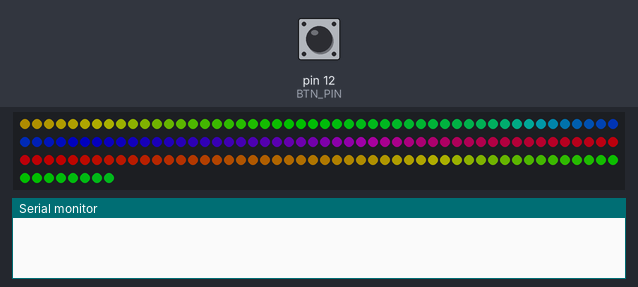
A sketch run on a simulated Arduino Uno, built with avr-gcc and run on an emulated ATmega328P. On the bench: 158 RGB LEDs in strip order, left to right, continuing on the next row, the last lines printed to the serial monitor. The test bench sets the inputs (shaded band); at power-on: pin 12 (BTN_PIN) HIGH. Dim RGB values are drawn brighter than linear; random numbers use the default seed unless the sketch sets one.

Above: at 4.2 s.
4.3 s: pin 12 (BTN_PIN) pulled LOW for 1 s
At 5.3 s:
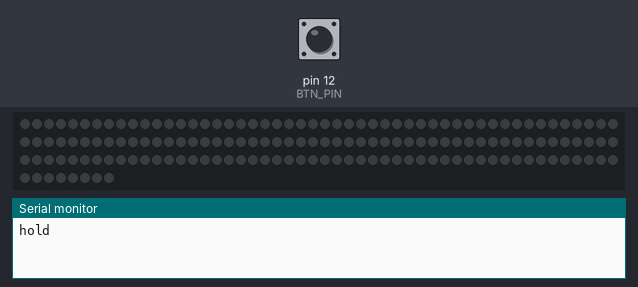
6.8 s: pin 12 (BTN_PIN) pulled LOW for 0.15 s
7.5 s: pin 12 (BTN_PIN) pulled LOW for 0.15 s
At 8.9 s:
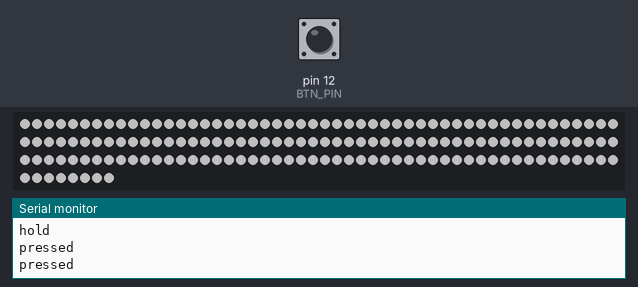
9.6 s: pin 12 (BTN_PIN) pulled LOW for 0.15 s
10.3 s: pin 12 (BTN_PIN) pulled LOW for 0.15 s
At 10.41 s:
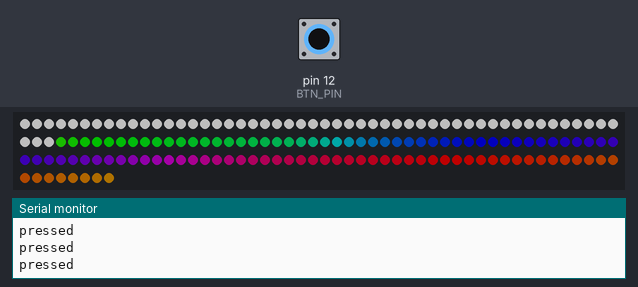
11.0 s: pin 12 (BTN_PIN) pulled LOW for 0.15 s
At 11.81 s:
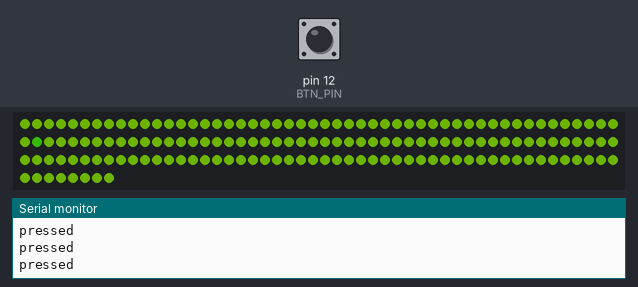
Timing chart, 0 to 14.0 s (numbered marks = the images above; inputs shaded):
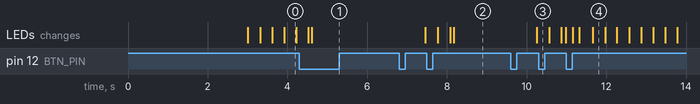

The sketch:

app.ino
```cpp
//           7    22    7
// 1      15,15,10,10,32,12,11      1
//            7   1   7
// [0 - 52] - контур
// [53 - 157] - буквы
// [8 - 29] - крендель
// https://www.tweaking4all.com/hardware/arduino/adruino-led-strip-effects/
#define NUM_LEDS 158
#define LED_COUNT 158
#include "FastLED.h"
#define LED_PIN 13
#define BTN_PIN 12

#define MODE 0        // режим при запуске
#define MAIN_LOOP 5   // период основного цикла отрисовки (по умолчанию 5)
#define MODE_AMOUNT 7 // количество режимов

#include "GyverButton.h"
GButton button(BTN_PIN);

byte counter;
byte currentMode = MODE;
boolean ONstate = true;
unsigned long main_timer;
boolean fadeIn = true;

// ---------------СЛУЖЕБНЫЕ ПЕРЕМЕННЫЕ-----------------
int BOTTOM_INDEX = 0;        // светодиод начала отсчёта
int TOP_INDEX = int(NUM_LEDS / 2);
int EVENODD = NUM_LEDS % 2;
struct CRGB leds[NUM_LEDS];
int ledsX[NUM_LEDS][3];     //-ARRAY FOR COPYING WHATS IN THE LED STRIP CURRENTLY (FOR CELL-AUTOMATA, MARCH, ETC)

int thisdelay = 20;          //-FX LOOPS DELAY VAR
int thisstep = 10;           //-FX LOOPS DELAY VAR
int thishue = 220;             //-FX LOOPS DELAY VAR
int thissat = 255;           //-FX LOOPS DELAY VAR

int thisindex = 0;
int thisRED = 0;
int thisGRN = 0;
int thisBLU = 0;

int idex = 0;                //-LED INDEX (0 to LED_COUNT-1
int ihue = 0;                //-HUE (0-255)
int ibright = 0;             //-BRIGHTNESS (0-255)
int isat = 0;                //-SATURATION (0-255)
int bouncedirection = 0;     //-SWITCH FOR COLOR BOUNCE (0-1)
float tcount = 0.0;          //-INC VAR FOR SIN LOOPS
int lcount = 0;              //-ANOTHER COUNTING VAR
// ---------------СЛУЖЕБНЫЕ ПЕРЕМЕННЫЕ-----------------

void setup()
{
  Serial.begin(9600);
  delay(3000);
  FastLED.addLeds<WS2811, LED_PIN, GRB>(leds, NUM_LEDS).setCorrection(TypicalLEDStrip);
  FastLED.setBrightness(80);
  pinMode(LED_PIN, OUTPUT);
  button.setTimeout(300);
}
void loop()
{
  buttonTick();
  mainLoop();
}

void mainLoop()
{
  if (ONstate)
  {
    if (millis() - main_timer > MAIN_LOOP)
    {
      switch (currentMode)
      {
      case 0: // RAINBOW
        fullRainbow(10);
        break;
      case 1: // random_burst
        random_burst();
        break;
      case 2: // WHITE
        setAll(255, 255, 255);
        break;
      case 3: // rainbow letters, white contour
        lettersRainbow();
        break;
      case 4: //fade in/out
        rainbow_fade();
        break;
      case 5: // rainbow loop
        rainbow_loop(5);
        break;
      case 6:
        color_bounceFADE();
        break;
      }
    }
  }
}
```

modes.ino
```cpp
void lettersRainbow()
{
  for (int i = 53; i < 158; i++)
  {                                                   // от 0 до первой трети
    leds[i] = CHSV(counter + (i - 53) * 2, 255, 255); // HSV. Увеличивать HUE (цвет)
    // умножение i уменьшает шаг радуги
  }
  counter++; // counter меняется от 0 до 255 (тип данных byte)
  showStrip();
  delay(5); // скорость движения радуги
}

void fullRainbow(int speedDelay)
{
  for (int i = 0; i < NUM_LEDS; i++)
  {                                            // от 0 до первой трети
    leds[i] = CHSV(counter + i * 2, 255, 255); // HSV. Увеличивать HUE (цвет)
    // умножение i уменьшает шаг радуги
  }
  counter++; // counter меняется от 0 до 255 (тип данных byte)
  showStrip();
  delay(speedDelay); // скорость движения радуги
}

void rainbow_fade()
{ //-m2-FADE ALL LEDS THROUGH HSV RAINBOW
  ihue++;
  if (ihue > 255)
  {
    ihue = 0;
  }
  for (int idex = 0; idex < NUM_LEDS; idex++)
  {
    leds[idex] = CHSV(ihue, thissat, 255);
  }
  LEDS.show();
  delay(thisdelay);
}

void rainbow_loop(int speed) {                        //-m3-LOOP HSV RAINBOW
  idex++;
  ihue = ihue + thisstep;
  if (idex >= NUM_LEDS) {
    idex = 0;
  }
  if (ihue > 255) {
    ihue = 0;
  }
  leds[idex] = CHSV(ihue, thissat, 255);
  LEDS.show();
  delay(speed);
}

void random_burst() {                         //-m4-RANDOM INDEX/COLOR
  idex = random(0, NUM_LEDS);
  ihue = random(0, 255);
  leds[idex] = CHSV(ihue, thissat, 255);
  LEDS.show();
  delay(thisdelay);
}

void color_bounce() {                        //-m5-BOUNCE COLOR (SINGLE LED)
  if (bouncedirection == 0) {
    idex = idex + 1;
    if (idex == NUM_LEDS) {
      bouncedirection = 1;
      idex = idex - 1;
    }
  }
  if (bouncedirection == 1) {
    idex = idex - 1;
    if (idex == 0) {
      bouncedirection = 0;
    }
  }
  for (int i = 0; i < NUM_LEDS; i++ ) {
    if (i == idex) {
      leds[i] = CHSV(thishue, thissat, 255);
    }
    else {
      leds[i] = CHSV(0, 0, 0);
    }
  }
  LEDS.show();
  delay(thisdelay);
}

void color_bounceFADE() {                    //-m6-BOUNCE COLOR (SIMPLE MULTI-LED FADE)
  if (bouncedirection == 0) {
    idex = idex + 1;
    if (idex == NUM_LEDS) {
      bouncedirection = 1;
      idex = idex - 1;
    }
  }
  if (bouncedirection == 1) {
    idex = idex - 1;
    if (idex == 0) {
      bouncedirection = 0;
    }
  }
  int iL1 = adjacent_cw(idex);
  int iL2 = adjacent_cw(iL1);
  int iL3 = adjacent_cw(iL2);
  int iR1 = adjacent_ccw(idex);
  int iR2 = adjacent_ccw(iR1);
  int iR3 = adjacent_ccw(iR2);
  for (int i = 0; i < NUM_LEDS; i++ ) {
    if (i == idex) {
      leds[i] = CHSV(thishue, thissat, 255);
    }
    else if (i == iL1) {
      leds[i] = CHSV(thishue, thissat, 150);
    }
    else if (i == iL2) {
      leds[i] = CHSV(thishue, thissat, 80);
    }
    else if (i == iL3) {
      leds[i] = CHSV(thishue, thissat, 20);
    }
    else if (i == iR1) {
      leds[i] = CHSV(thishue, thissat, 150);
    }
    else if (i == iR2) {
      leds[i] = CHSV(thishue, thissat, 80);
    }
    else if (i == iR3) {
      leds[i] = CHSV(thishue, thissat, 20);
    }
    else {
      leds[i] = CHSV(0, 0, 0);
    }
  }
  LEDS.show();
  delay(thisdelay);
}


void flicker() {                          //-m9-FLICKER EFFECT
  int random_bright = random(0, 255);
  int random_delay = random(10, 100);
  int random_bool = random(0, random_bright);
  if (random_bool < 10) {
    for (int i = 0 ; i < NUM_LEDS; i++ ) {
      leds[i] = CHSV(thishue, thissat, random_bright);
    }
    LEDS.show();
    delay(random_delay);
  }
}

void pulse_one_color_all() {              //-m10-PULSE BRIGHTNESS ON ALL LEDS TO ONE COLOR
  if (bouncedirection == 0) {
    ibright++;
    if (ibright >= 255) {
      bouncedirection = 1;
    }
  }
  if (bouncedirection == 1) {
    ibright = ibright - 1;
    if (ibright <= 1) {
      bouncedirection = 0;
    }
  }
  for (int idex = 0 ; idex < NUM_LEDS; idex++ ) {
    leds[idex] = CHSV(thishue, thissat, ibright);
  }
  LEDS.show();
  delay(thisdelay);
}

void pulse_one_color_all_rev() {           //-m11-PULSE SATURATION ON ALL LEDS TO ONE COLOR
  if (bouncedirection == 0) {
    isat++;
    if (isat >= 255) {
      bouncedirection = 1;
    }
  }
  if (bouncedirection == 1) {
    isat = isat - 1;
    if (isat <= 1) {
      bouncedirection = 0;
    }
  }
  for (int idex = 0 ; idex < NUM_LEDS; idex++ ) {
    leds[idex] = CHSV(thishue, isat, 255);
  }
  LEDS.show();
  delay(thisdelay);
}

void fade_vertical() {                    //-m12-FADE 'UP' THE LOOP
  idex++;
  if (idex > TOP_INDEX) {
    idex = 0;
  }
  int idexA = idex;
  int idexB = horizontal_index(idexA);
  ibright = ibright + 10;
  if (ibright > 255) {
    ibright = 0;
  }
  leds[idexA] = CHSV(thishue, thissat, ibright);
  leds[idexB] = CHSV(thishue, thissat, ibright);
  LEDS.show();
  delay(thisdelay);
}

void rainbowCycle(int SpeedDelay) {
  byte *c;
  uint16_t i, j;

  for (j = 0; j < 256 * 5; j++) { // 5 cycles of all colors on wheel
    for (i = 0; i < LED_COUNT; i++) {
      c = Wheel(((i * 256 / LED_COUNT) + j) & 255);
      setPixel(i, *c, *(c + 1), *(c + 2));
    }
    FastLED.show();
    delay(SpeedDelay);
  }
}

byte * Wheel(byte WheelPos) {
  static byte c[3];

  if (WheelPos < 85) {
    c[0] = WheelPos * 3;
    c[1] = 255 - WheelPos * 3;
    c[2] = 0;
  } else if (WheelPos < 170) {
    WheelPos -= 85;
    c[0] = 255 - WheelPos * 3;
    c[1] = 0;
    c[2] = WheelPos * 3;
  } else {
    WheelPos -= 170;
    c[0] = 0;
    c[1] = WheelPos * 3;
    c[2] = 255 - WheelPos * 3;
  }

  return c;
}
```

utilities.ino
```cpp
//------------------------------------- UTILITY FXNS --------------------------------------
//---SET THE COLOR OF A SINGLE RGB LED
void set_color_led(int adex, int cred, int cgrn, int cblu) {
  leds[adex].setRGB( cred, cgrn, cblu);
}

//---FIND INDEX OF HORIZONAL OPPOSITE LED
int horizontal_index(int i) {
  //-ONLY WORKS WITH INDEX < TOPINDEX
  if (i == BOTTOM_INDEX) {
    return BOTTOM_INDEX;
  }
  if (i == TOP_INDEX && EVENODD == 1) {
    return TOP_INDEX + 1;
  }
  if (i == TOP_INDEX && EVENODD == 0) {
    return TOP_INDEX;
  }
  return LED_COUNT - i;
}

//---FIND INDEX OF ANTIPODAL OPPOSITE LED
int antipodal_index(int i) {
  int iN = i + TOP_INDEX;
  if (i >= TOP_INDEX) {
    iN = ( i + TOP_INDEX ) % LED_COUNT;
  }
  return iN;
}

//---FIND ADJACENT INDEX CLOCKWISE
int adjacent_cw(int i) {
  int r;
  if (i < LED_COUNT - 1) {
    r = i + 1;
  }
  else {
    r = 0;
  }
  return r;
}

//---FIND ADJACENT INDEX COUNTER-CLOCKWISE
int adjacent_ccw(int i) {
  int r;
  if (i > 0) {
    r = i - 1;
  }
  else {
    r = LED_COUNT - 1;
  }
  return r;
}

void copy_led_array() {
  for (int i = 0; i < LED_COUNT; i++ ) {
    ledsX[i][0] = leds[i].r;
    ledsX[i][1] = leds[i].g;
    ledsX[i][2] = leds[i].b;
  }
}

void buttonTick()
{
  button.tick();         // обязательная функция отработки. Должна постоянно опрашиваться
  if (button.isSingle()) // если единичное нажатие
  {
    Serial.println("pressed");
    ONstate = true;
    if (++currentMode >= MODE_AMOUNT)
    {
      Serial.println("max modes");
      currentMode = 0;
    } // изменить режим
  }
  if (button.isHolded())
  { // кнопка удержана
    Serial.println("hold");
    //fullLowPass();
    ONstate = !ONstate;
    FastLED.clear();
    FastLED.show();
  }
}

void showStrip()
{
  FastLED.show();
}

void setPixel(int Pixel, byte red, byte green, byte blue)
{
  leds[Pixel].r = red;
  leds[Pixel].g = green;
  leds[Pixel].b = blue;
}

void setAll(byte red, byte green, byte blue)
{
  for (int i = 0; i < NUM_LEDS; i++)
  {
    setPixel(i, red, green, blue);
  }
  showStrip();
}
```
